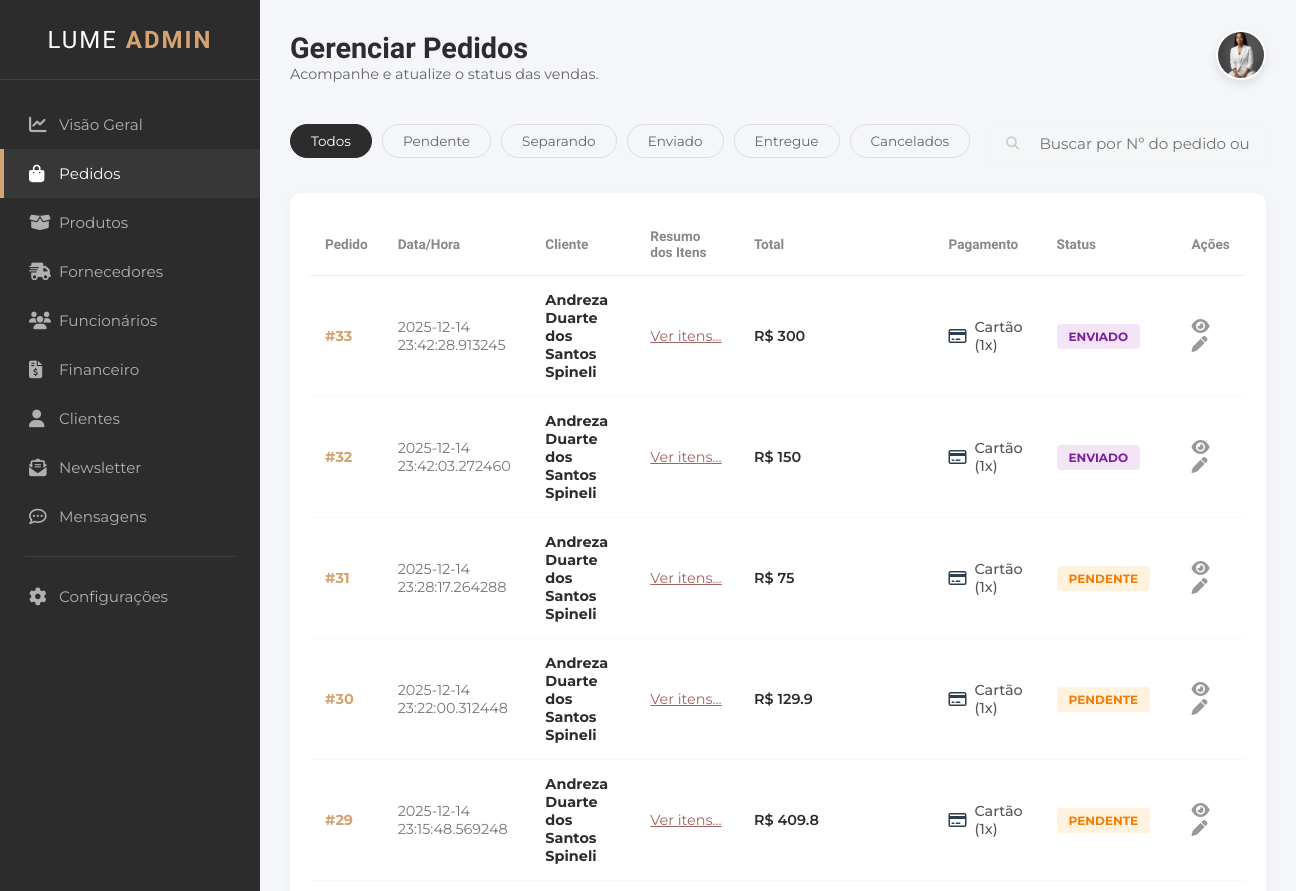
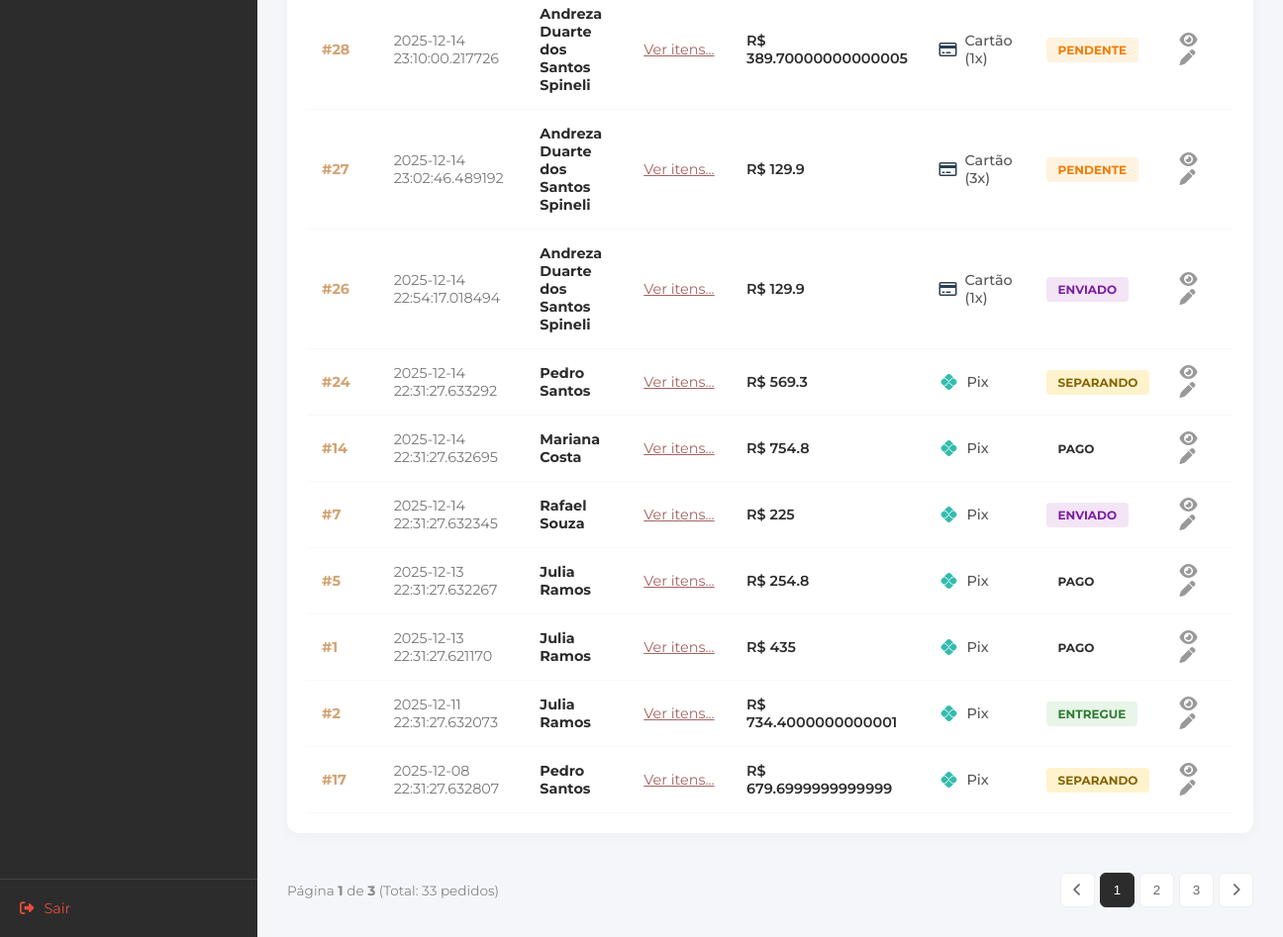
Page /pedidos on the earlier database version (2 pictures, top to bottom).
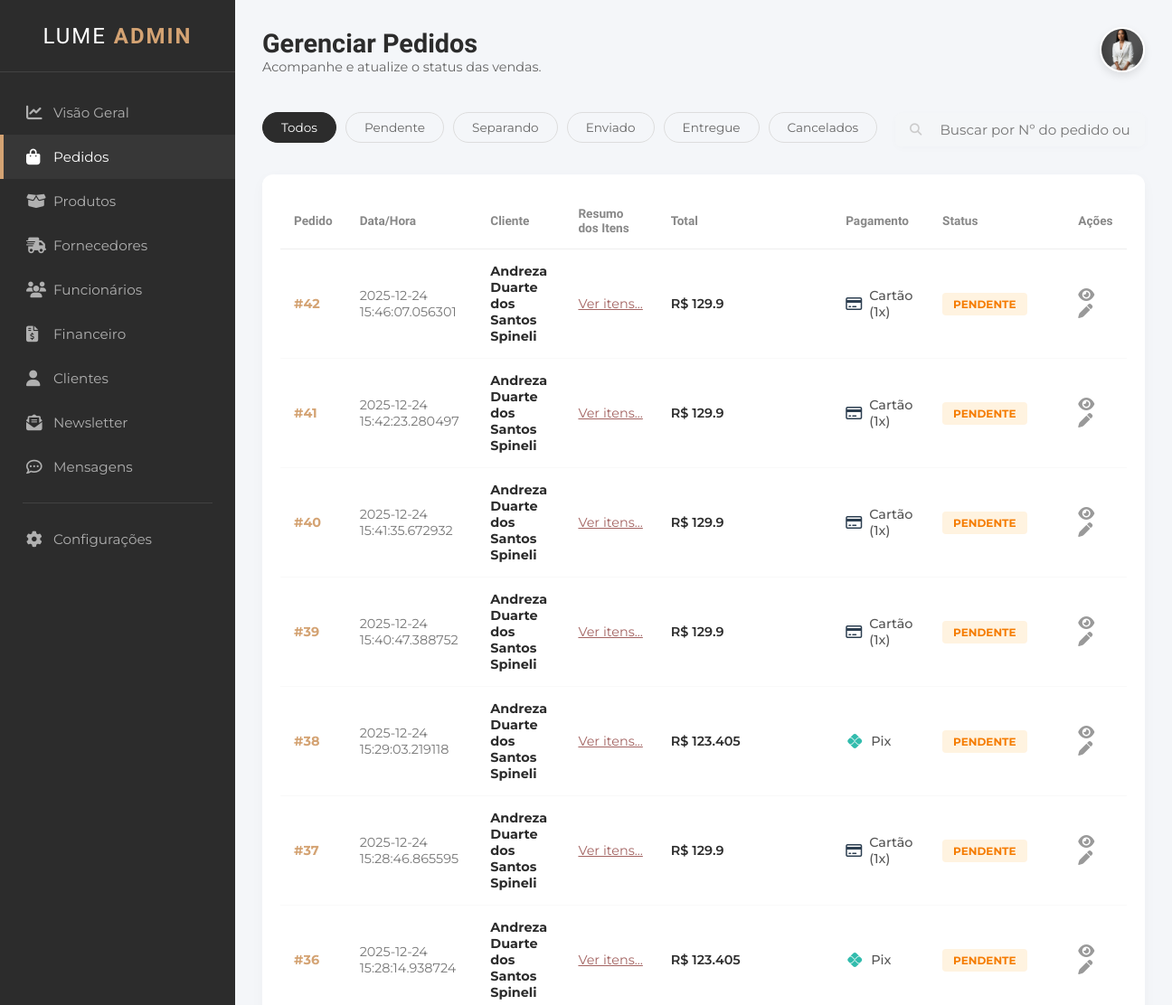
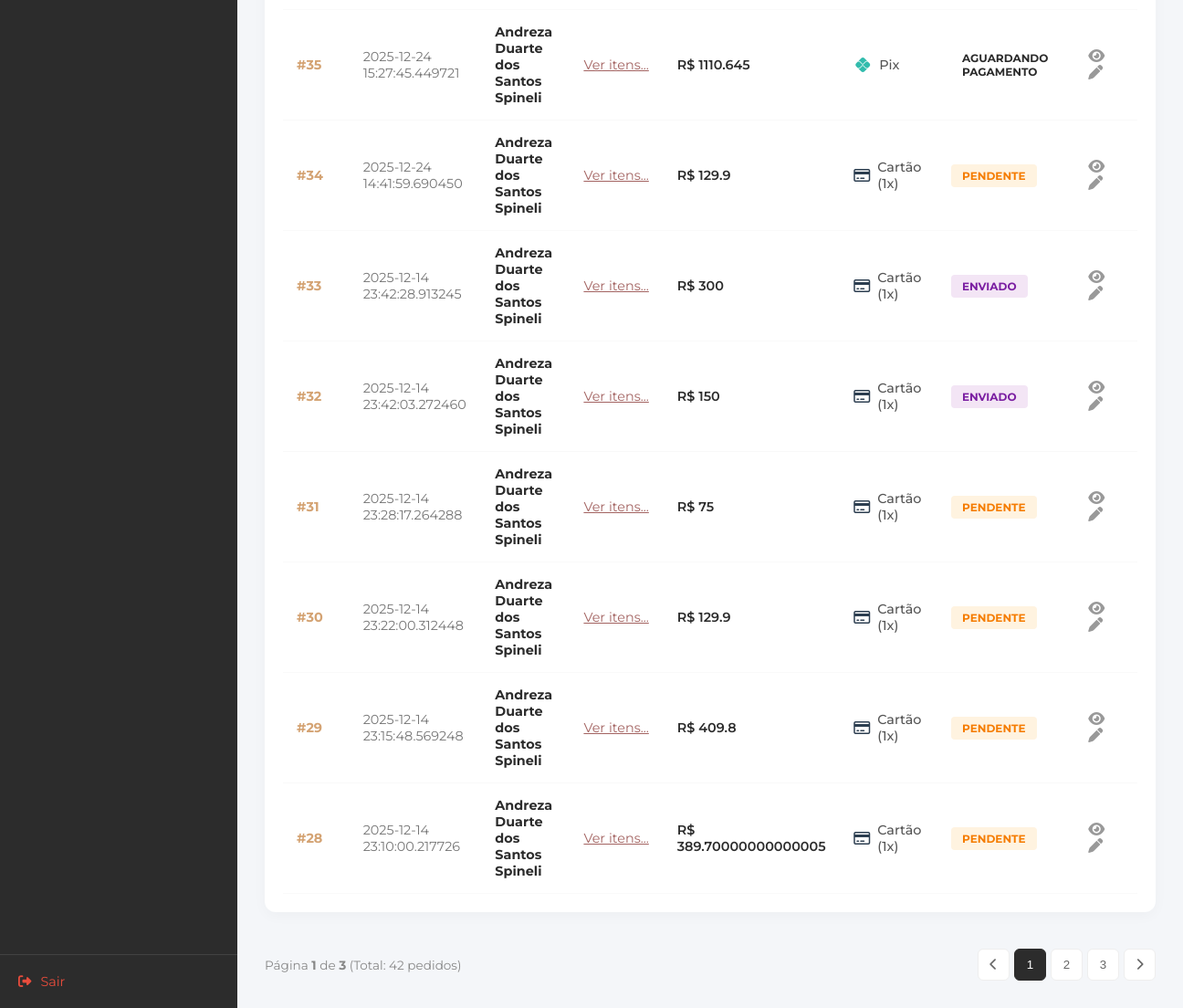
Same page on the later database version (2 pictures, top to bottom).
### tables this page shows
CREATE TABLE "tb_pedidos" (
    "id_pedido" INTEGER PRIMARY KEY AUTOINCREMENT,
    "id_cliente" INTEGER NOT NULL,
    "data_pedido" DATETIME NOT NULL,
    "status" VARCHAR(20) NOT NULL,
    "valor_total" DECIMAL(10,2) NOT NULL,
    "data_entrega" DATETIME,
    "forma_pagamento" VARCHAR(20) NOT NULL,
    "parcelas" INTEGER DEFAULT 1
    );

CREATE TABLE "tb_clientes" (
    "id_cliente" INTEGER PRIMARY KEY AUTOINCREMENT,
    "nome" VARCHAR(100) NOT NULL,
    "data_nasc" DATE,
    "cpf" VARCHAR(11),
    "genero" VARCHAR(20),
    "tel_cel" VARCHAR(20),
    "email" VARCHAR(100) NOT NULL,
    "cep" VARCHAR(9),
    "endereco" VARCHAR(100),
    "n" VARCHAR(10),
    "complemento" VARCHAR(50),
    "referencia" VARCHAR(100),
    "bairro" VARCHAR(50),
    "cidade" VARCHAR(50),
    "estado" VARCHAR(2),
    "senha" VARCHAR(100) NOT NULL,
    "confirmar_senha" VARCHAR(100) NOT NULL,
    "foto_perfil" TEXT,
    "data_cad" DATETIME DEFAULT CURRENT_TIMESTAMP
    );

### appinterno.py (the view)
@app.route("/pedido.html")
@app.route("/pedidos")
def pedidos():
    POR_PAGINA = 15
    pagina_atual = request.args.get('page', 1, type=int)
    busca = request.args.get("q")
    filtro_status = request.args.get("status")
    con = get_db()
    cur = con.cursor()
    sql_base = "FROM tb_pedidos p JOIN tb_clientes c ON p.id_cliente = c.id_cliente"
    condicoes = []
    parametros = []
    if busca:
        condicoes.append("(p.id_pedido LIKE ? OR c.nome LIKE ?)")
        parametros.append(f"%{busca}%"); parametros.append(f"%{busca}%")
    if filtro_status and filtro_status != 'Todos':
        condicoes.append("p.status = ?")
        parametros.append(filtro_status)
    clausula_where = ""
    if condicoes:
        clausula_where = " WHERE " + " AND ".join(condicoes)
    cur.execute(f"SELECT COUNT(*) {sql_base} {clausula_where}", parametros)
    total_registros = cur.fetchone()[0]
    total_paginas = math.ceil(total_registros / POR_PAGINA)
    offset = (pagina_atual - 1) * POR_PAGINA
    sql_final = f"""
        SELECT p.id_pedido, c.nome, p.data_pedido, p.valor_total, p.status, p.forma_pagamento, p.parcelas
        {sql_base} {clausula_where} ORDER BY p.data_pedido DESC LIMIT ? OFFSET ?
    """
    parametros_finais = parametros + [POR_PAGINA, offset]
    try:
        cur.execute(sql_final, parametros_finais)
        lista_pedidos = cur.fetchall()
    except: lista_pedidos = []
    con.close()
    return render_template("interno/pedido.html", pedidos=lista_pedidos, status_atual=filtro_status, pagina_atual=pagina_atual, total_paginas=total_paginas, total_registros=total_registros, termo_busca=busca)

### appinterno.py (called while the page is built)
def get_db():
    conn = sqlite3.connect("db_lume.db")
    conn.row_factory = sqlite3.Row
    return conn

### templates/interno/pedido.html (shortened to what the changed rows need)
<!DOCTYPE html>
<html lang="pt-br">
<head>
    <link rel="stylesheet" href="https://cdnjs.cloudflare.com/ajax/libs/font-awesome/6.4.0/css/all.min.css">
    <link rel="stylesheet" href="/static/styleinterno.css">
</head>
<body>
    <div class="admin-container">
        <aside class="sidebar">
            <div class="sidebar-header">
                <h2 class="brand-text">LUME <span>ADMIN</span></h2>
            </div>
        </aside>
        <main class="main-content">
            <header class="top-bar">
                <div class="welcome-text">
                    <h1>Gerenciar Pedidos</h1>
                </div>
            </header>
            <section class="orders-table-container">
                <table class="orders-table">
                    <thead>
                        <tr>
                            <th>Pedido</th>
                            <th>Data/Hora</th>
                            <th>Cliente</th>
                            <th>Resumo dos Itens</th>
                            <th>Total</th>
                            <th>Pagamento</th> <th>Status</th>
                            <th>Ações</th>
                        </tr>
                    </thead>
                    <tbody>
    {% for p in pedidos %}
    <tr>
        <td class="order-id">#{{ p['id_pedido'] }}</td>
        <td class="order-date">
            {{ p['data_pedido'] }}
        </td>
        <td>
            <div class="customer-info">
                <strong>{{ p['nome'] }}</strong>
            </div>
        </td>
        <td class="order-summary">
            <a href="#" onclick="abrirDetalhes({{ p['id_pedido'] }})" style="color: #A36361; text-decoration: underline;">
                Ver itens...
            </a>
        </td>
        <td class="order-total">R$ {{ p['valor_total'] }}</td>
        <td>
            <div class="pay-method">
                {% if p['forma_pagamento'] == 'credit' %}
                    <i class="fa-regular fa-credit-card" style="color: #2c3e50;"></i>
                    <span>Cartão ({{ p['parcelas'] }}x)</span>
                {% else %}
                    <i class="fa-brands fa-pix" style="color: #32bcad;"></i>
                    <span>Pix</span>
                {% endif %}
            </div>
        </td>
        <td>
            {% if p['status'] == 'Pendente' %}
                <span class="badge-status status-pending">Pendente</span>
            {% elif p['status'] == 'Separando' %}
                <span class="badge-status" style="background: #FFF3CD; color: #856404;">Separando</span>
            {% elif p['status'] == 'Enviado' %}
                <span class="badge-status status-shipped">Enviado</span>
            {% elif p['status'] == 'Entregue' %}
                <span class="badge-status status-delivered">Entregue</span>
            {% elif p['status'] == 'Cancelado' %}
                <span class="badge-status status-canceled">Cancelado</span>
            {% else %}
                <span class="badge-status">{{ p['status'] }}</span>
            {% endif %}
        </td>
        <td>
            <button class="btn-icon-action" title="Ver Detalhes" onclick="abrirDetalhes({{ p['id_pedido'] }})">
                <i class="fa-solid fa-eye"></i>
            </button>
            <button class="btn-icon-action" title="Editar Status" onclick="abrirStatus({{ p['id_pedido'] }}, '{{ p['status'] }}')">
                <i class="fa-solid fa-pen"></i>
            </button>
        </td>
    </tr>
    {% else %}
    <tr>
        <td colspan="8" style="text-align: center; padding: 20px; color: #999;">
            Nenhum pedido encontrado.
        </td>
    </tr>
    {% endfor %}
</tbody>
                </table>
            </section>
          <div class="pagination">
    <span class="page-info">
        Página <strong>{{ pagina_atual }}</strong> de <strong>{{ total_paginas }}</strong>
        (Total: {{ total_registros }} pedidos)
    </span>
    <div class="page-buttons">
        {% set status_link = status_atual if status_atual else '' %}
        {% set busca_link = termo_busca if termo_busca else '' %}
        {% if pagina_atual > 1 %}
            <a href="/pedidos?page={{ pagina_atual - 1 }}&q={{ busca_link }}&status={{ status_link }}">
                <button><i class="fa-solid fa-chevron-left"></i></button>
            </a>
        {% else %}
            <button disabled><i class="fa-solid fa-chevron-left"></i></button>
        {% endif %}
        {% for p in range(1, total_paginas + 1) %}
            {% if p == 1 or p == total_paginas or (p >= pagina_atual - 2 and p <= pagina_atual + 2) %}
                <a href="/pedidos?page={{ p }}&q={{ busca_link }}&status={{ status_link }}">
                    <button class="{{ 'active' if p == pagina_atual else '' }}">{{ p }}</button>
                </a>
            {% elif p == pagina_atual - 3 or p == pagina_atual + 3 %}
                <span style="padding: 0 5px; color: #888;">...</span>
            {% endif %}
        {% endfor %}
        {% if pagina_atual < total_paginas %}
            <a href="/pedidos?page={{ pagina_atual + 1 }}&q={{ busca_link }}&status={{ status_link }}">
            </a>
        {% else %}
            <button disabled><i class="fa-solid fa-chevron-right"></i></button>
        {% endif %}
    </div>
</div>
        </main>
    </div>
</body>
</html>

Differences in the rows shown:
no longer on this page (row unchanged): tb_pedidos: id_pedido "27", data_pedido "2025-12-14 23:02:46.489192", nome "Andreza Duarte dos Santos Spineli", valor_total "129.9", parcelas "3", status "PENDENTE"
no longer on this page (row unchanged): tb_pedidos: id_pedido "26", data_pedido "2025-12-14 22:54:17.018494", nome "Andreza Duarte dos Santos Spineli", valor_total "129.9", parcelas "1", status "ENVIADO"
no longer on this page (row unchanged): tb_pedidos: id_pedido "24", data_pedido "2025-12-14 22:31:27.633292", nome "Pedro Santos", valor_total "569.3", forma_pagamento "pix" (drawn), status "SEPARANDO"
no longer on this page (row unchanged): tb_pedidos: id_pedido "14", data_pedido "2025-12-14 22:31:27.632695", nome "Mariana Costa", valor_total "754.8", forma_pagamento "pix" (drawn), status "PAGO"
no longer on this page (row unchanged): tb_pedidos: id_pedido "7", data_pedido "2025-12-14 22:31:27.632345", nome "Rafael Souza", valor_total "225", forma_pagamento "pix" (drawn), status "ENVIADO"
no longer on this page (row unchanged): tb_pedidos: id_pedido "5", data_pedido "2025-12-13 22:31:27.632267", nome "Julia Ramos", valor_total "254.8", forma_pagamento "pix" (drawn), status "PAGO"
no longer on this page (row unchanged): tb_pedidos: id_pedido "1", data_pedido "2025-12-13 22:31:27.621170", nome "Julia Ramos", valor_total "435", forma_pagamento "pix" (drawn), status "PAGO"
no longer on this page (row unchanged): tb_pedidos: id_pedido "2", data_pedido "2025-12-11 22:31:27.632073", nome "Julia Ramos", valor_total "734.4000000000001", forma_pagamento "pix" (drawn), status "ENTREGUE"
no longer on this page (row unchanged): tb_pedidos: id_pedido "17", data_pedido "2025-12-08 22:31:27.632807", nome "Pedro Santos", valor_total "679.6999999999999", forma_pagamento "pix" (drawn), status "SEPARANDO"
added tb_pedidos: id_pedido "42", data_pedido "2025-12-24 15:46:07.056301", nome "Andreza Duarte dos Santos Spineli", valor_total "129.9", parcelas "1", status "PENDENTE"
added tb_pedidos: id_pedido "41", data_pedido "2025-12-24 15:42:23.280497", nome "Andreza Duarte dos Santos Spineli", valor_total "129.9", parcelas "1", status "PENDENTE"
added tb_pedidos: id_pedido "40", data_pedido "2025-12-24 15:41:35.672932", nome "Andreza Duarte dos Santos Spineli", valor_total "129.9", parcelas "1", status "PENDENTE"
added tb_pedidos: id_pedido "39", data_pedido "2025-12-24 15:40:47.388752", nome "Andreza Duarte dos Santos Spineli", valor_total "129.9", parcelas "1", status "PENDENTE"
added tb_pedidos: id_pedido "38", data_pedido "2025-12-24 15:29:03.219118", nome "Andreza Duarte dos Santos Spineli", valor_total "123.405", forma_pagamento "pix" (drawn), status "PENDENTE"
added tb_pedidos: id_pedido "37", data_pedido "2025-12-24 15:28:46.865595", nome "Andreza Duarte dos Santos Spineli", valor_total "129.9", parcelas "1", status "PENDENTE"
added tb_pedidos: id_pedido "36", data_pedido "2025-12-24 15:28:14.938724", nome "Andreza Duarte dos Santos Spineli", valor_total "123.405", forma_pagamento "pix" (drawn), status "PENDENTE"
added tb_pedidos: id_pedido "35", data_pedido "2025-12-24 15:27:45.449721", nome "Andreza Duarte dos Santos Spineli", valor_total "1110.645", forma_pagamento "boleto" (drawn), status "AGUARDANDO PAGAMENTO"
added tb_pedidos: id_pedido "34", data_pedido "2025-12-24 14:41:59.690450", nome "Andreza Duarte dos Santos Spineli", valor_total "129.9", parcelas "1", status "PENDENTE"
Other differences:
{{ total_registros }}: "33" → "42"
